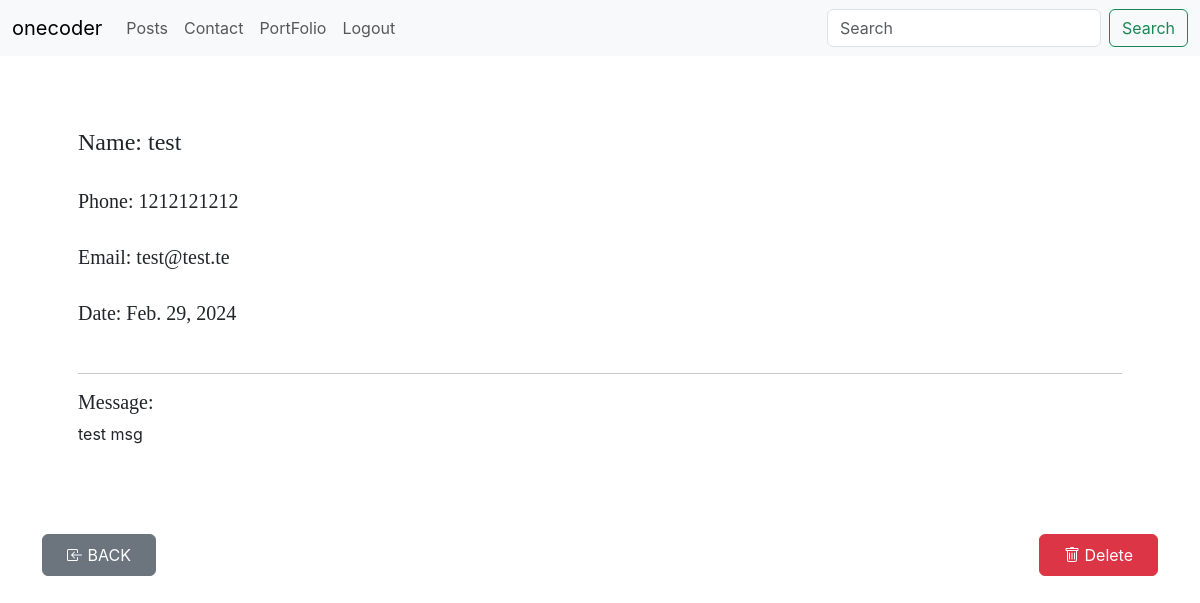
Page /contactdetails/48 on the committed database.
### user/models.py (models this page shows, shortened)
class Contact(models.Model):
    name=models.CharField(max_length=70)
    email=models.CharField(max_length=70)
    phone=models.CharField(max_length=10)
    msg=models.TextField()
    date=models.DateField()

### user/views.py (the view)
# urls.py: path('contactdetails/<int:id>', views.contactdetails),
def contactdetails(request, id):
    form=Contact.objects.get(id=id)
    param={
        'form':form
    }
    return render(request, 'contactdetails.html',param)

### templates/contactdetails.html (shortened to what this page needs)
{% extends 'loginbase.html'%}
{%load static%}
{%block body%}
<div class="container p-5 my-4">
    <h4>Name: {{form.name}}</h4> <br />
    <h5>Phone: {{form.phone}}</h5> <br />
    <h5>Email: {{form.email}}</h5> <br />
    <h5> Date: {{form.date}}</h5> <br />
    <hr />
    <h5>Message:</h5>
    <p>{{form.msg}}</p>
</div>
<div class="container d-flex justify-content-between ">
    <a href="/contactform">
<button class="btn btn-secondary px-4 py-2"> BACK</button>
</a>
  <a href="/deletecontact/{{form.id}}">
  <button class="btn btn-danger px-4 py-2"> Delete</button></a>
</div>
{%endblock%}

### static/style.css (style rules this page uses)
* { margin:0 }
* { margin: 0; padding: 0; box-sizing: border-box; }
body { font-family: "Inter", sans-serif; }
h1, h2, h3, h4, h5, h6 { font-family: "Playfair Display", Georgia, "Times New Roman", serif; }
.bi { vertical-align: -.125em; fill: currentColor; }

### rows in the picture
Contact: name "test", phone "1212121212", email "test@test.te", date "Feb. 29, 2024", msg "test msg"
